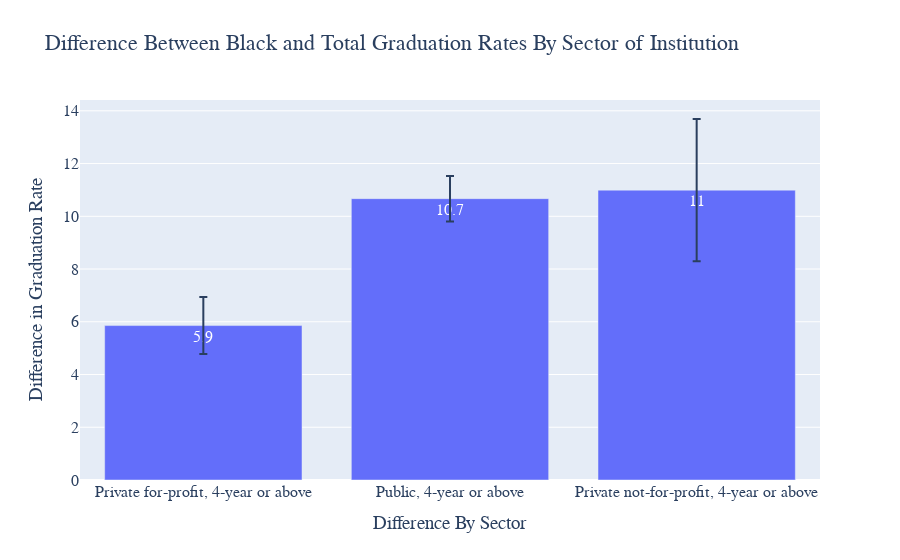

Write notebook code for a chart like this one.
### Markdown cell above
<h4><li><center>Difference Between African American Graduation Rates and Total Cohort Graduation</center></li></h4>

### Code cell
fig = go.Figure(
    data = [
        go.Bar(x=grad_rate_by_sector.index, y=grad_rate_by_sector["Mean_Difference"], 
               text=np.round(grad_rate_by_sector["Mean_Difference"], 1), name="Difference of Means",
               error_y=dict(type='data', array=[diff_error1, diff_error2, diff_error3])),
    ]
)

_ = fig.update_layout(
    title="Difference Between Black and Total Graduation Rates By Sector of Institution",
    xaxis={
        'title': "Difference By Sector"
    },
    yaxis={
        'title': 'Difference in Graduation Rate'
    },
    font=dict(
        family="Courier New, monospace",
        size=16,
    )
)
fig.show()

### Figure 1 — Plotly figure (JSON) as saved in the notebook; plotly's stock layout.template omitted (floating-point values rounded to 4 significant figures)
{"data": [{"error_y": {"array": [1.079, 0.8622, 2.698], "type": "data"}, "name": "Difference of Means", "text": [5.9, 10.7, 11], "type": "bar", "x": ["Private for-profit, 4-year or above", "Public, 4-year or above", "Private not-for-profit, 4-year or above"], "y": [5.856, 10.67, 10.99]}], "layout": {"font": {"family": "Courier New, monospace", "size": 16}, "title": {"text": "Difference Between Black and Total Graduation Rates By Sector of Institution"}, "xaxis": {"title": {"text": "Difference By Sector"}}, "yaxis": {"title": {"text": "Difference in Graduation Rate"}}}}
